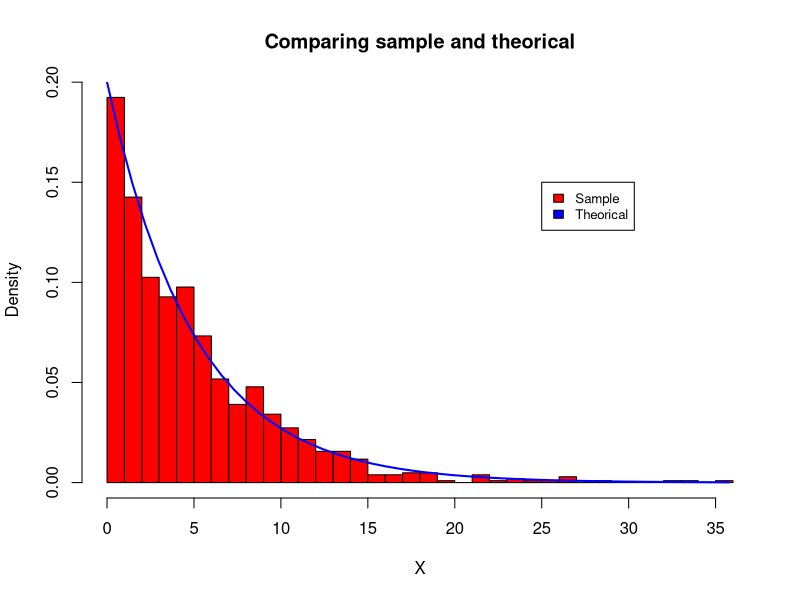
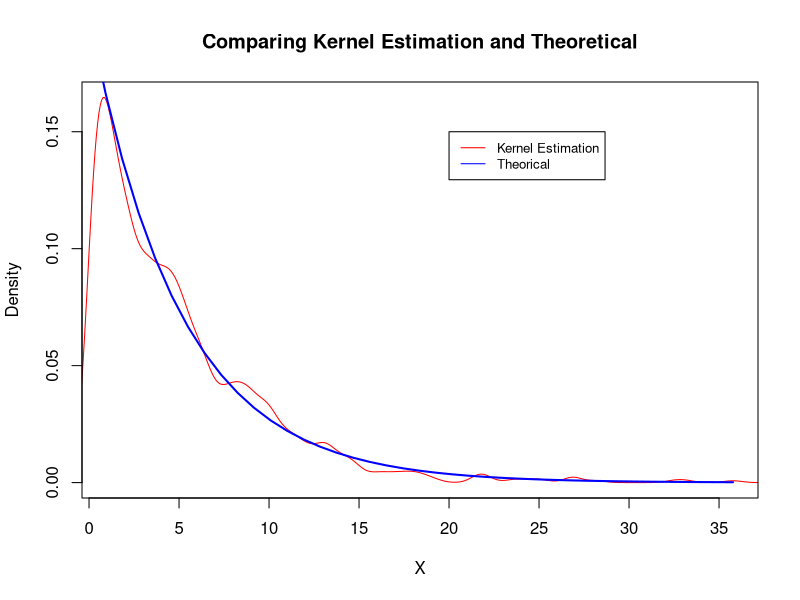
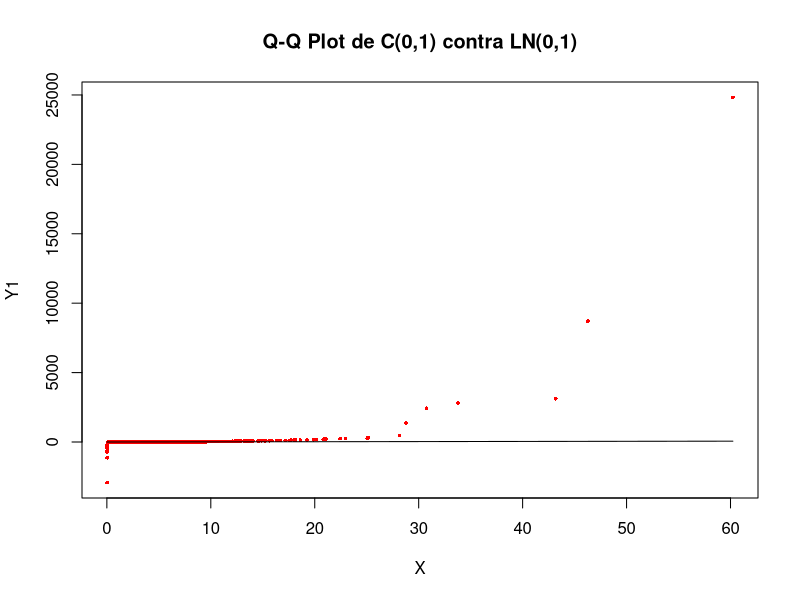
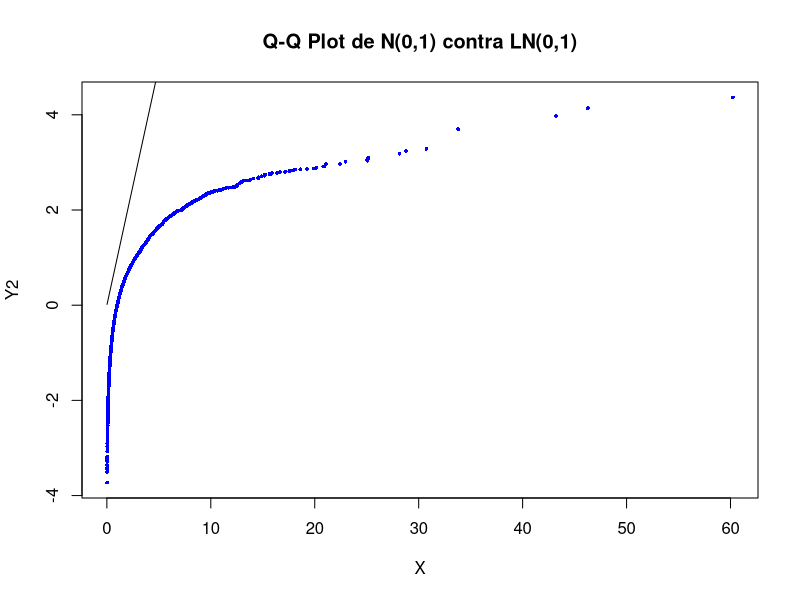
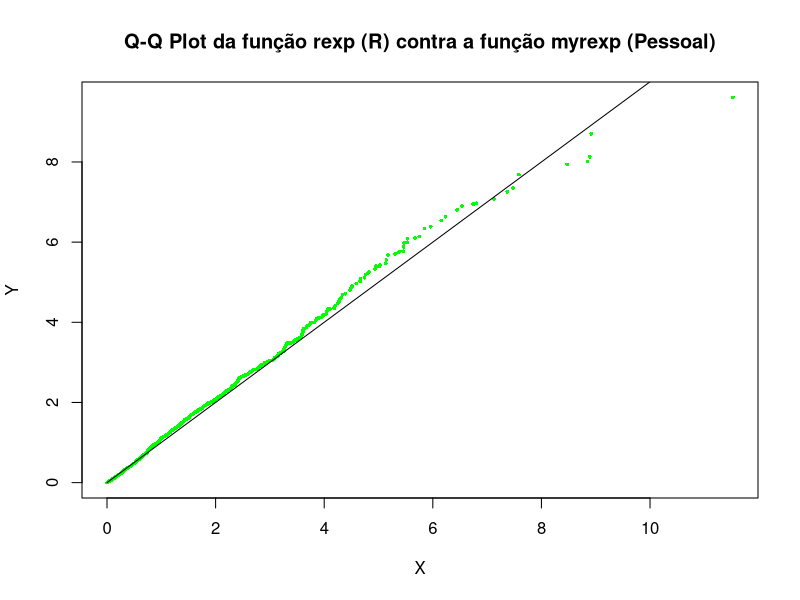

Reproduce these figures in R, in order.
## ---- chunk 1
# Gerando variável aleatória X:
X = rexp(n = 1024, rate = 0.2)
print(X[0:10])
## ---- chunk 2
# Calculando o histograma
h <- hist(X, breaks = 30, freq = FALSE, col = 'red', 
          main = 'Comparing sample and theorical')

xfit <- seq(0, max(X),length= 50)
# Calculando a distribuição exponencial 
yfit <- dexp(xfit,rate = 0.2)

lines(xfit, yfit, col="blue", lwd = 2)
legend(25, 0.15, legend=c("Sample", "Theorical"),
       col=c("red", "blue"), fill = c('red', 'blue'), cex=0.8)

## ---- chunk 3
xfit <- seq(0, max(X),length= 40)

# A distribuição exponencial 
yfit <- dexp(xfit,rate = 0.2)
# A estimação da densidade kernel
yden <- density(X, bw = 0.5)
#Plotes
plot(yden$x, yden$y, col='red', xlim = c(1,max(X)), type = 'l', 
     main = "Comparing Kernel Estimation and Theoretical",
     xlab = "X", ylab = "Density")
lines(xfit, yfit, col="blue", lwd = 2)

legend(20, 0.15, legend=c("Kernel Estimation", "Theorical"),
       col=c("red", "blue"), lty=1:1, cex=0.8)
## ---- chunk 4
X = rlnorm(10000, 0, 1)
Y1 = rcauchy(10000, 0, 1)
Y2 = rnorm(10000, 0, 1)
## ---- chunk 5
qqplot(X,Y1, 
       main = 'Q-Q Plot de C(0,1) contra LN(0,1)', 
       col = 'red', pch = 16, cex = 0.5)
x <- seq(min(X), max(X), 0.01)
lines(x,x)
## ---- chunk 6
qqplot(X,Y2,  
       main = 'Q-Q Plot de N(0,1) contra LN(0,1)', 
       col = 'blue', pch = 16, cex = 0.5)
lines(x,x)
## ---- chunk 7
# Lembrando da CDF da Distribuição Exponencial
F <- function(x, r){
  return <-  1 - exp(-r*x)
}
# Construindo a função inversa da CDF
invF <- function(x,r){
    return <- -1/r*log(1 - x)
}
# Construindo minha função rexp. 
myrexp <- function(N, LAMBDA = 1){
  # Gero uma variável uniforme e utilizo a universalidade da Uniforme. 
  U = runif(n = N, min = 0, max = 1)
  return <- invF(U,r = LAMBDA)
}
## ---- chunk 8
# Gerando uma amostra aleatória
# Se a média é 1.5, a taxa é 1/1.5
X = myrexp(N = 1024, LAMBDA = 1/1.5)
Y = rexp(n = 2*1024, rate = 1/1.5)

#Plotting Q-Q Plot
qqplot(X,Y, col = 'green', pch = 16, cex = 0.5, 
       main = 'Q-Q Plot da função rexp (R) contra a função myrexp (Pessoal)')
lines(seq(min(X,Y), max(X,Y), 0.01),seq(min(X,Y), max(X,Y), 0.01))
